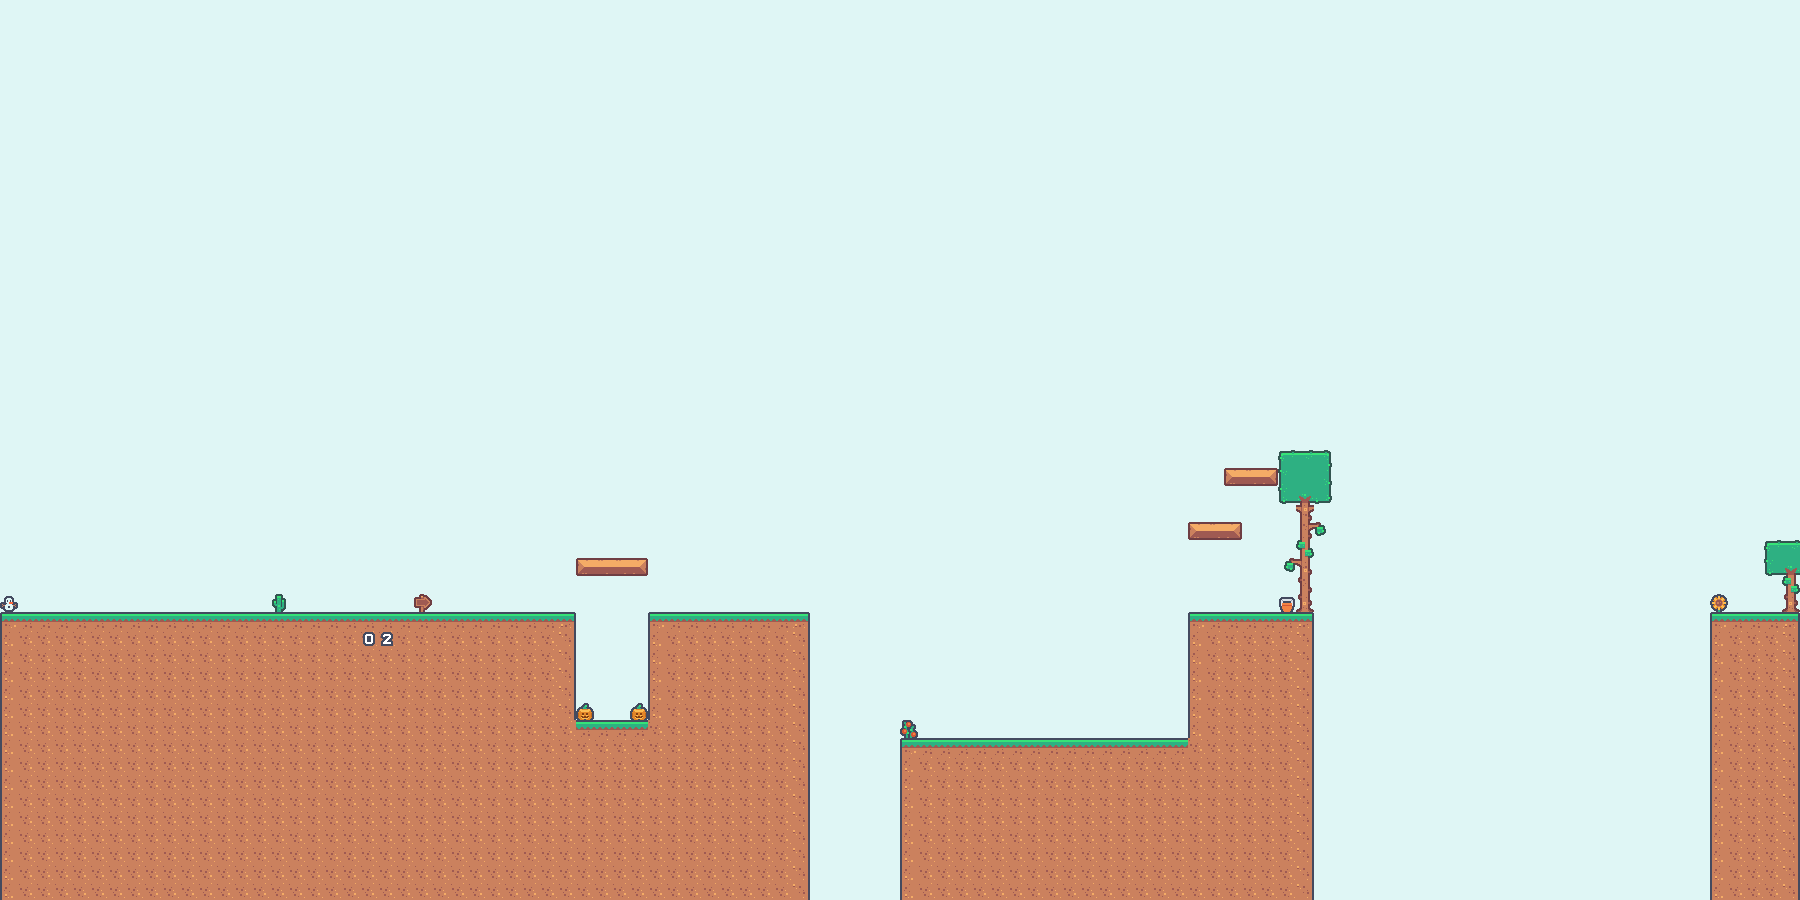

The image is a tile-based game level rendered from a .tmx file. Its description and source (layers, tilesets, objects; grid data summarised) follow:
An orthogonal 100x50 tile map with 18x18 px tiles, 3 tile layers (background, Ground, background2), 4 tilesets and 26 objects (4x Text, 4x Lever, 4x Gate, 3x Trigger, 3x Fountain, ...).

<map version="1.10" tiledversion="1.12.2" orientation="orthogonal" renderorder="right-down" width="100" height="50" tilewidth="18" tileheight="18" infinite="0" nextlayerid="5" nextobjectid="199">
 <tileset firstgid="1" source="tileset-tiles.tsx" />
 <tileset firstgid="181" source="background.tsx" />
 <tileset firstgid="221" source="t3.tsx" />
 <tileset firstgid="333" source="t2.tsx" />
 <layer id="3" name="background" width="100" height="50">
  <data>[5000 cells, 5000 non-empty, 1 distinct tile ids]</data>
 </layer>
 <layer id="1" name="Ground" width="100" height="50">
  <data>[5000 cells, 1065 non-empty, 25 distinct tile ids]</data>
 </layer>
 <layer id="4" name="background2" width="100" height="50">
  <data>[5000 cells, 16 non-empty, 15 distinct tile ids]</data>
 </layer>
 <objectgroup id="2" name="Spawnpoints">
  <object id="161" name="player" type="Player" x="361.25" y="591.334" width="20" height="20" />
  <object id="162" name="door" type="ExitDoor" x="1745.08" y="573.667" width="26" height="40" />
  <object id="163" name="snowman" type="Trigger" x="-1.91667" y="577.167" width="71" height="33.5" />
  <object id="164" name="snowman" type="Text" x="-2.25" y="575.333" width="21.3333" height="13.3333">
   <properties>
    <property name="content" value="and where's snow?" />
   </properties>
  </object>
  <object id="182" name="snowman" type="Text" x="-2.08334" y="553.25" width="21.3333" height="13.3333">
   <properties>
    <property name="content" value="why iam still here" />
   </properties>
  </object>
  <object id="165" name="blue fairy" type="Fairy" x="394.083" y="555" width="20" height="20" />
  <object id="183" name="blue fairy" type="Fairy" x="360.083" y="554" width="20" height="20" />
  <object id="166" name="1" type="Fountain" x="719.083" y="582.667" width="24" height="30" />
  <object id="184" name="1" type="Lever" x="621.583" y="529.167" width="24" height="30" />
  <object id="185" name="1" type="Fountain" x="602.083" y="690.167" width="24" height="30" />
  <object id="168" name="1" type="Gate" x="755.083" y="540.667" width="54" height="72">
   <properties>
    <property name="initialOpen" type="bool" value="false" />
    <property name="tileGrid" value="88,89,90;110,111,112;132,133,134" />
    <property name="tilesetImage" value="tilemap_packed_terrain_expansion.png" />
   </properties>
  </object>
  <object id="180" name="what" type="Trigger" x="1765.08" y="507.167" width="71" height="33.5">
   <properties>
    <property name="permanent" type="bool" value="false" />
   </properties>
  </object>
  <object id="181" name="what" type="Text" x="1800.42" y="481" width="21.3333" height="13.3333">
   <properties>
    <property name="content" value="what are you doing?" />
   </properties>
  </object>
  <object id="186" name="stone" type="StoneBrick" x="1007.67" y="593.333" width="54" height="53.3333" />
  <object id="187" name="stone" type="StoneBrick" x="1016.67" y="519" width="36.6667" height="35.6667" />
  <object id="188" name="stone" type="StoneBrick" x="1026.33" y="462.333" width="18" height="18" />
  <object id="189" name="2a" type="Lever" x="972" y="708.333" width="24" height="30" />
  <object id="190" name="2b" type="Lever" x="1027" y="708.333" width="24" height="30" />
  <object id="191" name="2c" type="Lever" x="1080" y="708.333" width="24" height="30" />
  <object id="192" name="2a" type="Gate" x="989.667" y="648" width="90" height="36">
   <properties>
    <property name="initialOpen" type="bool" value="false" />
    <property name="tileGrid" value="88,89,90;110,111,112;132,133,134" />
    <property name="tilesetImage" value="tilemap_packed_terrain_expansion.png" />
   </properties>
  </object>
  <object id="193" name="2b" type="Gate" x="989.667" y="556" width="90" height="36">
   <properties>
    <property name="initialOpen" type="bool" value="false" />
    <property name="tileGrid" value="88,89,90;110,111,112;132,133,134" />
    <property name="tilesetImage" value="tilemap_packed_terrain_expansion.png" />
   </properties>
  </object>
  <object id="194" name="2c" type="Gate" x="989.667" y="482" width="90" height="36">
   <properties>
    <property name="initialOpen" type="bool" value="false" />
    <property name="tileGrid" value="88,89,90;110,111,112;132,133,134" />
    <property name="tilesetImage" value="tilemap_packed_terrain_expansion.png" />
   </properties>
  </object>
  <object id="195" name="3a" type="MovingPlatform" x="1350.5" y="449.5" width="72" height="18">
   <properties>
    <property name="distanceTiles" type="int" value="14" />
    <property name="initialMoving" type="bool" value="false" />
    <property name="tileGrid" value="48,49,50" />
    <property name="tilesetImage" value="tilemap_packed.png" />
   </properties>
  </object>
  <object id="196" name="3a" type="Fountain" x="1305" y="421.5" width="24" height="30" />
  <object id="197" name="now what" type="Trigger" x="576.5" y="687.333" width="71" height="33.5" />
  <object id="198" name="now what" type="Text" x="600.34" y="650.167" width="21.3333" height="13.3333">
   <properties>
    <property name="content" value="now what?" />
   </properties>
  </object>
 </objectgroup>
</map>
